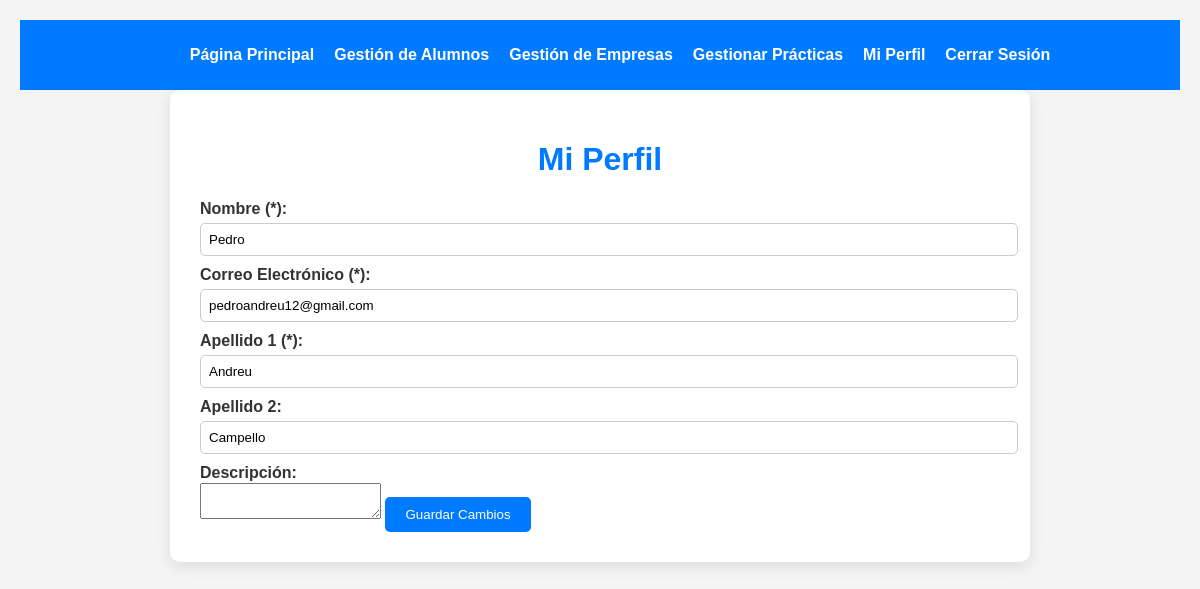
Page /miPerfil.php (signed in) on the committed database.
### tables this page shows
CREATE TABLE `profesores` (
  `id` int(11) NOT NULL AUTO_INCREMENT,
  `nombre` varchar(50) NOT NULL,
  `email` varchar(100) NOT NULL,
  `password` varchar(255) NOT NULL,
  `descripcion` text DEFAULT NULL,
  `apellido1` varchar(255) DEFAULT NULL,
  `apellido2` varchar(255) DEFAULT NULL,
  PRIMARY KEY (`id`),
  UNIQUE KEY `email` (`email`)
);

### miPerfil.php (the view, shortened to what this page needs)
<?php
include './includes/dbConnection.php';
$profesorId = $_SESSION['user_id'];
$sql = "SELECT nombre, email, apellido1, apellido2, descripcion FROM profesores WHERE id = ?";
$stmt = $conn->prepare($sql);
$stmt->bind_param("i", $profesorId);
$stmt->execute();
$stmt->bind_result($nombre, $email, $apellido1, $apellido2, $descripcion);
?>
<!DOCTYPE html>
<html lang="es">
<head>
    <link rel="stylesheet" href="./assets/css/main.css">
    <link rel="stylesheet" href="./assets/css/header.css">
    <link rel="stylesheet" href="./assets/css/popups.css">
</head>
<body>
    <?php include './includes/header.php'; ?>
    <div class="container">
        <h1>Mi Perfil</h1>
        <form action="./functions/updatePerfil.php" method="POST">
            <label for="nombre">Nombre (*):</label>
            <input type="text" id="nombre" name="nombre" value="<?php echo htmlspecialchars($nombre); ?>" required>
            <label for="email">Correo Electrónico (*):</label>
            <input type="email" id="email" name="email" value="<?php echo htmlspecialchars($email); ?>" required>
            <label for="apellido1">Apellido 1 (*):</label>
            <input type="text" id="apellido1" name="apellido1" value="<?php echo htmlspecialchars($apellido1); ?>" required>
            <label for="apellido2">Apellido 2:</label>
            <input type="text" id="apellido2" name="apellido2" value="<?php echo htmlspecialchars($apellido2); ?>">
            <label for="descripcion">Descripción:</label>
            <textarea id="descripcion" name="descripcion"><?php echo htmlspecialchars($descripcion); ?></textarea>
            <button type="submit" class="button">Guardar Cambios</button>
        </form>
    </div>
</body>
</html>

### assets/css/main.css (style rules this page uses)
body { font-family: Arial, sans-serif; background-color: #f4f4f4; color: #333; margin: 0; padding: 20px; }
.container { max-width: 800px; margin: 0 auto; background-color: #ffffff; padding: 30px; border-radius: 10px; box-shadow: 0 4px 15px rgba(0, 0, 0, 0.1); }
h1 { text-align: center; color: #007BFF; }
label { display: block; font-weight: bold; margin-top: 10px; }
input { width: 100%; padding: 8px; margin-top: 5px; border: 1px solid #ccc; border-radius: 5px; }
button { margin-top: 15px; padding: 10px 20px; background-color: #007BFF; color: #fff; border: none; border-radius: 5px; cursor: pointer; transition: background-color 0.3s; }

### rows in the picture
profesores: nombre "Pedro", email "pedroandreu12@gmail.com", apellido1 "Andreu", apellido2 "Campello"
